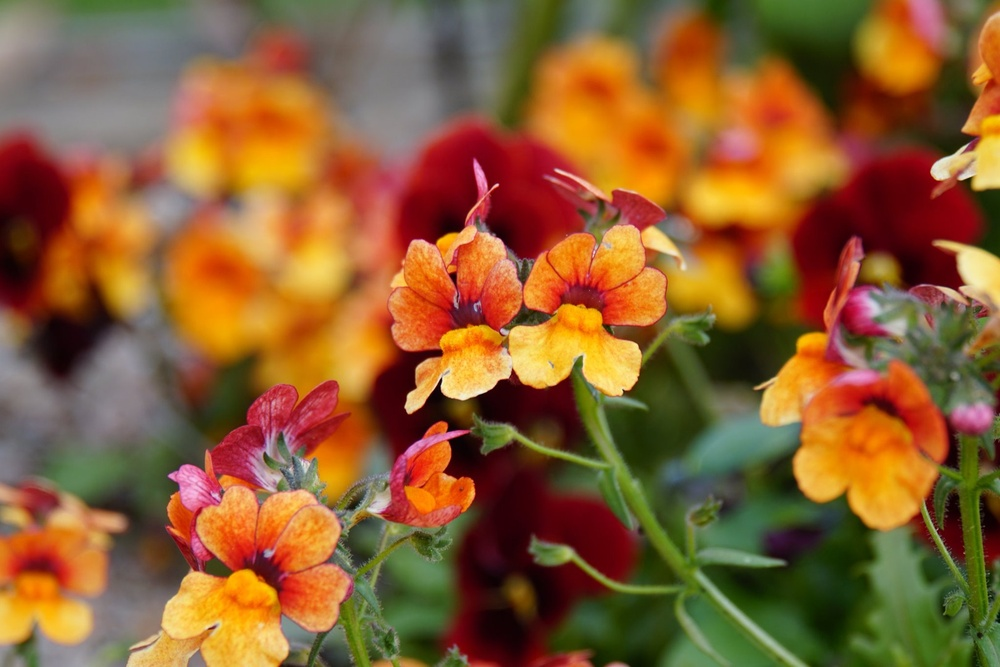
#> input picture 01_pillow_basics/flowers.jpg, 1000 x 667 px, shrunk from 2048 x 1365 before the run, found by its file name
$ python apply_equalize.py
#> lines starting #> are read from the running program, lines starting #| are printed output that depends on the picture
# apply_equalize.py

from PIL import Image, ImageOps


def equalize(image_path, output_path):
#> called with image_path = 'flowers.jpg', output_path = 'flowers_equalized.jpg'
    image = Image.open(image_path)
#> image is the input picture: PIL image 1000x667 RGB; mean R, G, B 139, 94.1, 49.6
    converted_image = ImageOps.equalize(image)
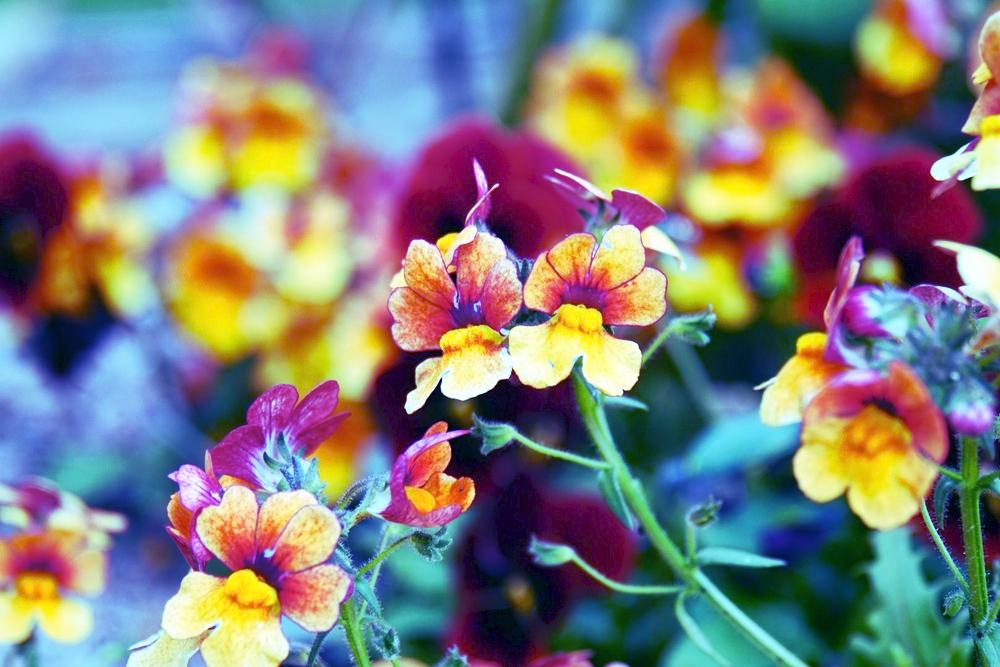
#> converted_image: PIL image 1000x667 RGB; mean R, G, B 127.6, 126.6, 126.1
    converted_image.save(output_path)


if __name__ == "__main__":
    equalize("flowers.jpg", "flowers_equalized.jpg")

$ run again, with 11_imageops/ducklings_inverted.jpg copied over 01_pillow_basics/flowers.jpg
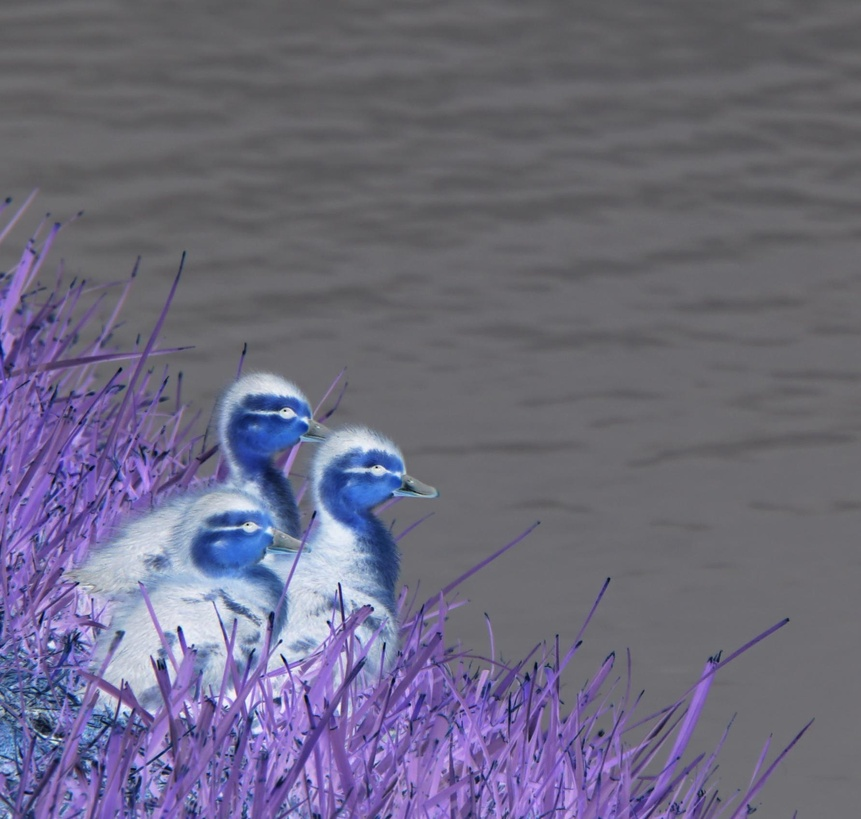
#> input picture 11_imageops/ducklings_inverted.jpg, 861 x 819 px, shrunk from 1783 x 1697 before the run, found by its file name
#> in equalize, image is the input picture: PIL image 861x819 RGB; mean R, G, B 108.7, 105.7, 126.4
#> in equalize, `converted_image = ImageOps.equalize(image)`:
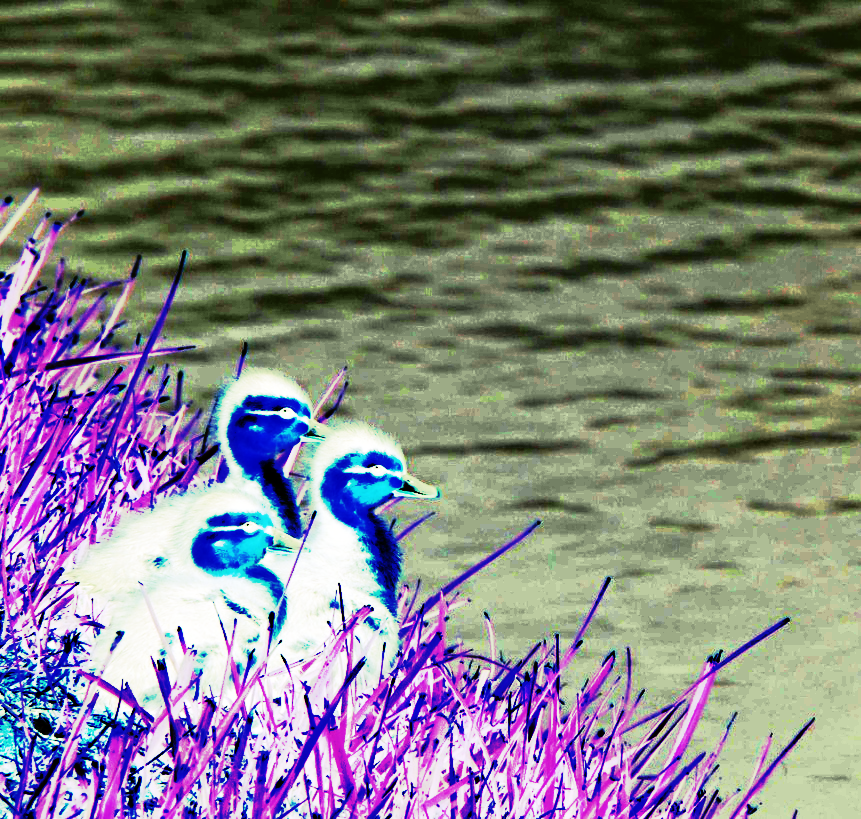
#> converted_image: PIL image 861x819 RGB; mean R, G, B 123.9, 123.7, 124.8
